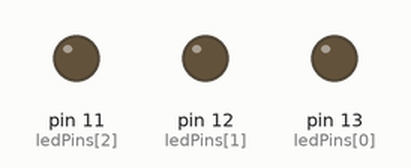
This sketch was run on a simulated Arduino Uno, built with avr-gcc and run on an emulated ATmega328P. On the bench: output pins drawn as LEDs (lit = HIGH).

Above: at 0.3 s.
At 0.8 s:
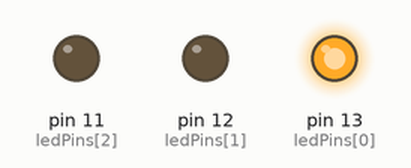
At 1.3 s:
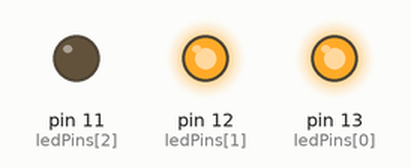
At 2.4 s:
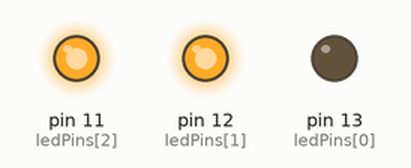
At 2.9 s:
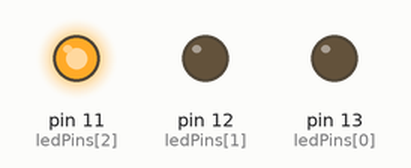
At 5.1 s:
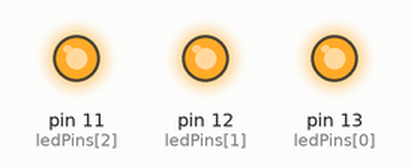
Timing chart, 0 to 7.4 s (numbered marks = the images above):
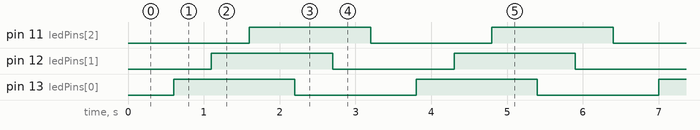

The sketch:

UsandoClasses.ino
```cpp
#include "LedPisca.h"

const int ledPins[] = {13, 12, 11}; // pinos LEDs
int numLeds = sizeof(ledPins) / sizeof(ledPins[0]); // sizeof retorna o tamanho em bytes. Então, se dividirmos o tamanho total da array em bytes pelo tamanho de um elemento, obtemos o número de elementos na array.

LedPisca leds = LedPisca(ledPins, numLeds, 500, 500);

void setup() {

}

void loop() {
    leds.Update();
    delay(100);
}
```

LedPisca.cpp
```cpp
/*
    Corpo da class onde escrevemos os codigos do construtor
    e dos métodos da class
*/
#include <Arduino.h>
#include "LedPisca.h"

LedPisca::LedPisca(int *pins, int num, int on, int off) {
    ledPins = pins;
    numLeds = num;
    onTime = on;
    offTime = off;
    ledStates = new int[numLeds]; // Aloca memória para o array de estados dos LEDs

    // Configura os pinos dos LEDs como saída
    for (int i = 0; i < numLeds; i++) {
        pinMode(ledPins[i], OUTPUT);
        ledStates[i] = LOW;
    }

    previousMillis = 0;
}

long LedPisca::GetOnTime() {
    return onTime;
}

void LedPisca::SetOnTime(long on) {
    onTime = on;
}

long LedPisca::GetOffTime() {
    return offTime;
}

void LedPisca::SetOffTime(long off) {
    offTime = off;
}

void LedPisca::Update() {
    unsigned long currentMillis = millis();

    for (int i = 0; i < numLeds; i++) {
        if ((ledStates[i] == HIGH) && (currentMillis - previousMillis >= onTime)) {
            ledStates[i] = LOW;
            digitalWrite(ledPins[i], ledStates[i]);
            delay(500);
        } else if ((ledStates[i] == LOW) && (currentMillis - previousMillis >= offTime)) {
            ledStates[i] = HIGH;
            digitalWrite(ledPins[i], ledStates[i]);
            delay(500);
        }
    }

    // Atualiza o tempo anterior somente uma vez
    if (currentMillis - previousMillis >= max(onTime, offTime)) {
        previousMillis = currentMillis;
    }
}
```

LedPisca.h
```cpp
#ifndef LED_PISCA_H
#define LED_PISCA_H

#include <Arduino.h>

class LedPisca {
private:
    int *ledPins;           // Ponteiro para o array de pinos dos LEDs
    int numLeds;            // Número de LEDs no array
    long onTime;            // Tempo em milissegundos que o LED fica aceso
    long offTime;           // Tempo em milissegundos que o LED fica apagado
    int *ledStates;         // Array para guardar o estado de cada LED
    unsigned long previousMillis;   // Guarda o tempo da última mudança de estado

public:
    LedPisca(int *pins, int num, int on, int off); // Construtor
    long GetOnTime();       // Retorna o tempo que o LED fica aceso
    void SetOnTime(long on);    // Seta o tempo que o LED fica aceso
    long GetOffTime();      // Retorna o tempo que o LED fica apagado
    void SetOffTime(long off);   // Seta o tempo que o LED fica apagado
    void Update();          // Atualiza o estado de múltiplos LEDs
};

#endif
```

Measured:
- by itself, pin 11 (ledPins[2]), pin 12 (ledPins[1]), pin 13 (ledPins[0]): alternates HIGH for 1.6 s and LOW for 1.6 s
- by itself, everything shown: repeats every 3.2 s, in 6 steps
